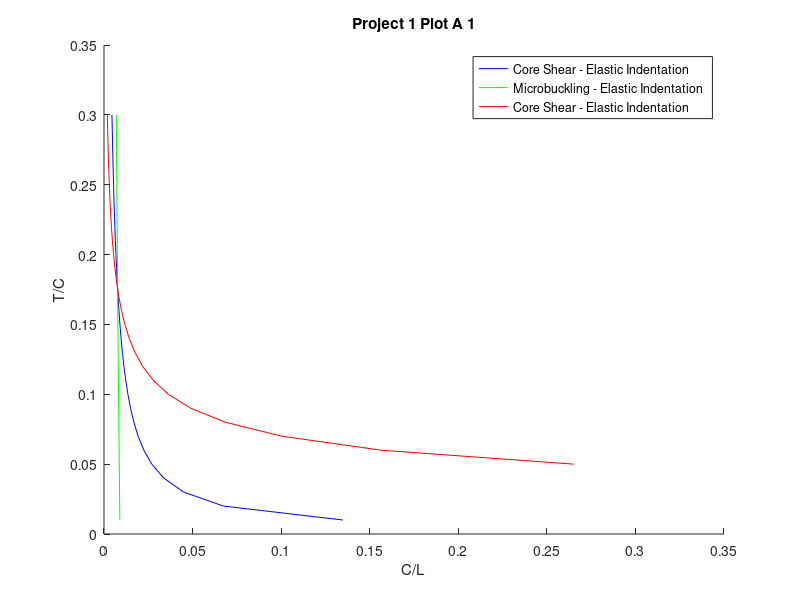
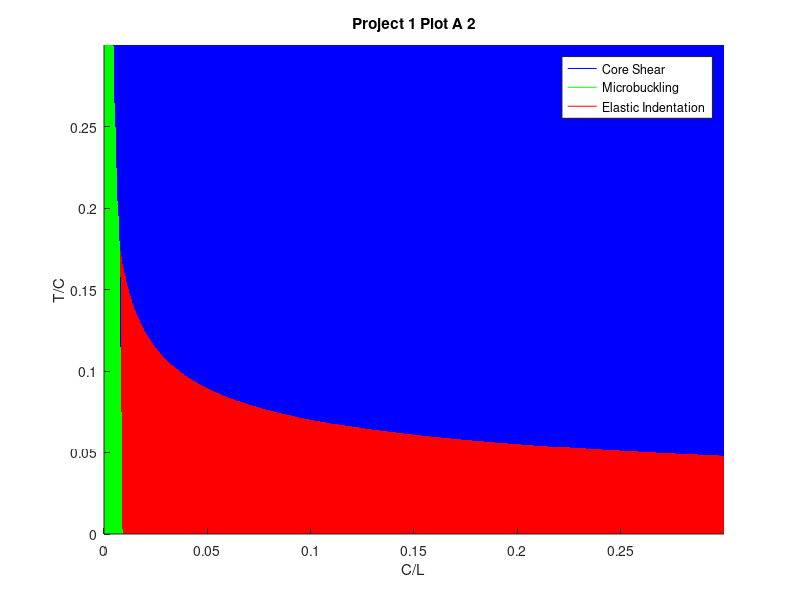
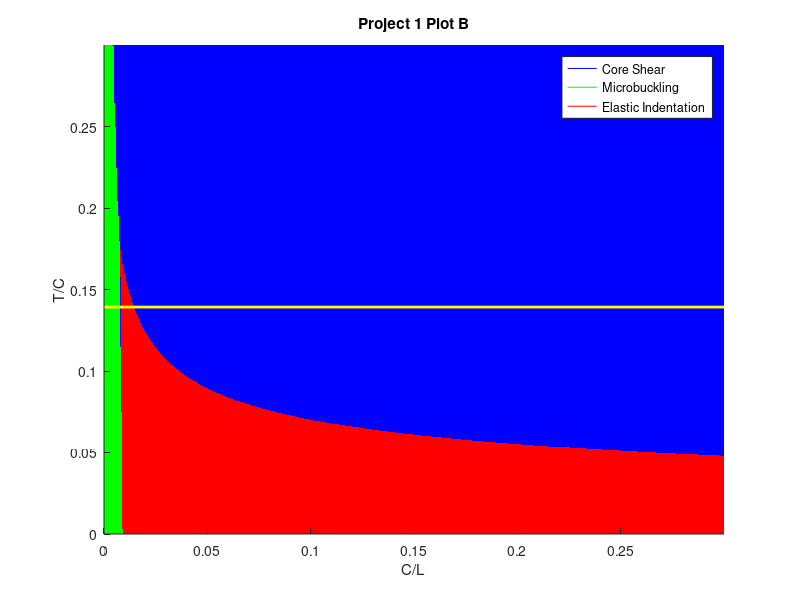
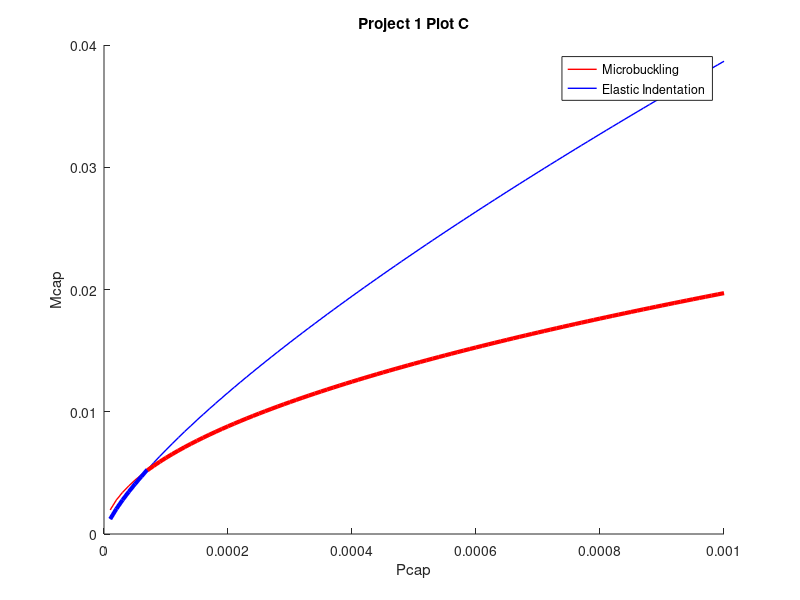

The MATLAB source for these figures, in order:
% Matlab code for Aerospace Structures Project - 1

% ------------------------------------------------------------------------
% Part A - Failure Mechanism Map

% Define tbyc values from 0.01 to 0.30 with a 0.01 increment
tbyc = 0.01:0.01:0.30;

% Initialize arrays for failure mode intersections
mccbyl = zeros(1, 30);
cicbyl = zeros(1, 30);
micbyl = zeros(1, 30);

% Define face sheet properties
rhof = 1600 + (30 * 1);
Ef = (40 + 88) * (10^9);
sigmaf = (200 + (100 * 9)) * (10^6);

% Define foam core properties
rhoc = 20 + (5 * 67);
sigmac = (0.5 + 6.5 * ((67 / 100)^(1.5))) * (10^6);
tauc = (0.5 + 4.5 * ((67 / 100)^(1.5))) * (10^6);

% Calculate constants to use in the equations
cnum = pi^2 * Ef * sigmac^2;
cden = 192 * sigmaf^3;
cden2 = 24 * tauc^3;

K = cnum / cden;
K2 = cnum / cden2;

for i = 1:30
    % Microbuckling and Core Shear
    mccbyl(i) = tauc / (2 * sigmaf * tbyc(i));
    
    % Microbuckling and Indentation
    tbycc = (tbyc(i) + 1)^2;
    micbyl(i) = sqrt(K / tbycc);
    
    % Core Shear and Indentation
    cicbyl(i) = tbycc / (K2 * tbyc(i)^3);
end

% Create a meshgrid
num_values = 1000;
newtbyc = linspace(0, 0.30, num_values);
newcbyl = linspace(0, 0.30, num_values);
[ny, nx] = meshgrid(newtbyc, newcbyl);

% Calculate Pmcap, Pccap, and Picap
Pmcap = 4 .* ny .* nx .* (ny + 1) .* nx;
Pccap = 2 .* (tauc / sigmaf) .* (ny + 1) .* nx;
Ki = ((pi^2 .* Ef .* sigmac^2 / 3).^(1/3)) ./ sigmaf;
Picap = Ki .* ny .* nx .* (ny + 1).^(1/3) .* nx.^(1/3);

% Find the minimum values and their corresponding indices
min_values = min(min(Pmcap, Pccap), Picap);
index_matrix = zeros(size(min_values));

for i = 1:num_values
    for j = 1:num_values
        if min_values(i, j) == Pmcap(i, j)
            index_matrix(i, j) = 1;
        elseif min_values(i, j) == Pccap(i, j)
            index_matrix(i, j) = 2;
        else
            index_matrix(i, j) = 3;
        end
    end
end

% ------------------------------------------------------------------------

% -------------------------------------------------------------------------
% Part b - Optimal Design Trajectory

%Failure due to microbuckling
rhobar = rhoc/rhof;
ymb = rhobar / (2 * (1 - rhobar));

%Failure due to elastic indentation - the line plotted is out of bounds.
yei = ( 3 * rhobar ) / (2 - 4 * rhobar);

% Point of intersection between microbuckling optimal design curve and
% microbuckling - indentation failure plot pair.
tbycc = (ymb + 1)^2;
intersection_x1 = sqrt(K / tbycc);

% ------------------------------------------------------------------------

% -------------------------------------------------------------------------
% PART C - Minimal Mass vs Load 

Pcap = 0.00001:0.00001:0.001;

Ebar = Ef/sigmaf;
sigmabar = sigmac/sigmaf;

den = 9*(pi^2)*(sigmabar^2)*(Ebar);
rhoe = rhobar*((2 - rhobar)^3);

Kei = 4 * ((rhoe/den)^(1/4));

Mcapei = Kei.*(Pcap.^(3/4));
Mcapmb = sqrt(Pcap.*(rhobar*(2 - rhobar)));

% Find the point of intersection
intersection_x2 = Pcap(abs(Mcapei - Mcapmb) < 0.0001);  % Adjust the tolerance as needed

Pcap1 = Pcap(Pcap <= intersection_x2);  % x-values for the first segment
Pcap2 = Pcap(Pcap >= intersection_x2);  % x-values for the second segment

% corresponding y-values 
Mcapei1 = Kei.*(Pcap1.^(3/4));
Mcapmb1 = sqrt(Pcap2.*(rhobar*(2 - rhobar)));

% ------------------------------------------------------------------------

% -------------------------------------------------------------------------
% Part D - Example Beam Optimal Design

Pgiven = 75 * 10^3;
Lgiven = 2.5;
bgiven = 200 * 10^-3;

Pf = Pgiven / (bgiven * Lgiven * sigmaf);

% The value shows that for the load condition, minimum mass condition falls
% in the microbuckling region. (~0.13 * 10^-3)

Mf = sqrt(Pf*(rhobar*(2 - rhobar)));

cf = 0.01:0.01:0.08;

tf = ( Lgiven * Mf - rhobar .* cf ) / 2;

% ------------------------------------------------------------------------

% -------------------------------------------------------------------------
% Plot A 1 - Failure Region Plot

figure(1);
hold on; 

plot(mccbyl, tbyc, 'b');
plot(micbyl, tbyc, 'g');
plot(cicbyl(5:end), tbyc(5:end), 'r');

% Additional plot settings
xlabel('C/L');
ylabel('T/C');
title('Project 1 Plot A 1');
legend('Core Shear - Elastic Indentation','Microbuckling - Elastic Indentation', 'Core Shear - Elastic Indentation');

% ------------------------------------------------------------------------

% -------------------------------------------------------------------------
% Plot A 2 - Contour Plot

figure(2);
hold on;

plot(mccbyl, tbyc, 'b');
plot(micbyl, tbyc, 'g');
plot(cicbyl(5:end), tbyc(5:end), 'r');

custom_colormap = [0 1 0; 0 0 1; 1 0 0]; 
colormap(custom_colormap);  % Apply the custom colormap

contourf(nx, ny, index_matrix, 'LineStyle', 'none');

% Additional plot settings
xlabel('C/L');
ylabel('T/C');
title('Project 1 Plot A 2');
legend('Core Shear','Microbuckling', 'Elastic Indentation');

% ------------------------------------------------------------------------

% -------------------------------------------------------------------------
% Plot B - Optimal Design Plots

figure(3);
hold on;

plot(mccbyl, tbyc, 'b');
plot(micbyl, tbyc, 'g');
plot(cicbyl(5:end), tbyc(5:end), 'r');

custom_colormap = [0 1 0; 0 0 1; 1 0 0]; 
colormap(custom_colormap);  % Apply the custom colormap

contourf(nx, ny, index_matrix, 'LineStyle', 'none');

% Plot the first part of optimal design curve 
% plot([0, intersection_x1], [ymb, ymb], 'black', 'LineWidth', 2);  

% Plot for both the lagrange multiplier calculated design trajectories
plot([0, 0.3], [ymb, ymb], 'yellow', 'LineWidth', 2);  
plot([0, 0.3], [yei, yei], 'black', 'LineWidth', 2);  

% Additional plot settings
xlabel('C/L');
ylabel('T/C');
title('Project 1 Plot B');
legend('Core Shear','Microbuckling', 'Elastic Indentation');

% ------------------------------------------------------------------------

% -------------------------------------------------------------------------
% Plot C - Mass Minima Plots

figure(4);
hold on;
plot(Pcap, Mcapmb, 'r', 'LineWidth',1);
plot(Pcap, Mcapei, 'b','LineWidth',1);

% Plot the curve segments
plot(Pcap1, Mcapei1, 'blue', 'LineWidth', 3);  % Plot the first segment of curve 1 in blue
hold on;  % Keep the current figure active
plot(Pcap2, Mcapmb1, 'red', 'LineWidth', 3);  % Plot the second segment of curve 2 in red


% Additional plot settings
xlabel('Pcap');
ylabel('Mcap');
title('Project 1 Plot C');
legend('Microbuckling', 'Elastic Indentation');

% ------------------------------------------------------------------------

% -------------------------------------------------------------------------
% Part D - Example Beam Geometry Plot

figure(5);
hold on;
plot(cf, tf, 'r');

% Additional plot settings
xlabel('C(in m)');
ylabel('T(in m)');
title('Project 1 Plot D');

hold off;
